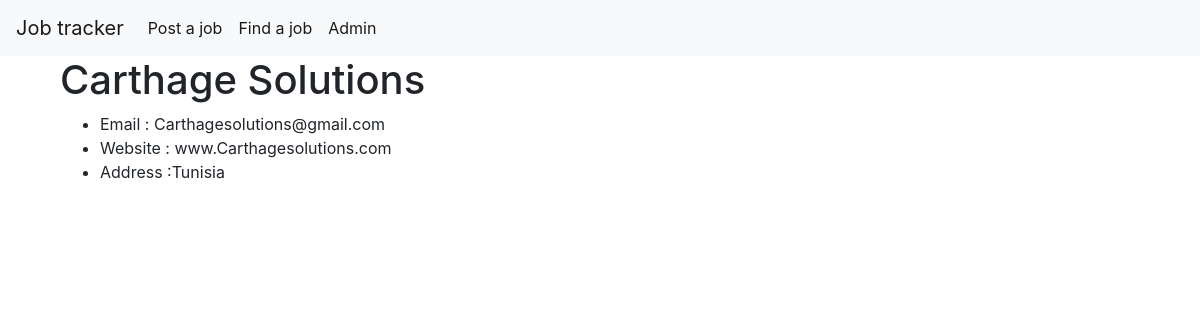
Page /mainapp/company/1/ on the committed database.
### mainapp/models.py (models this page shows, shortened)
class Company(models.Model):
    name = models.CharField(max_length=200)
    address = models.CharField(max_length=200,default="")
    email = models.CharField(max_length=200,default="")
    website = models.CharField(max_length=200,default="")

### mainapp/views.py (the view)
# urls.py: path('company/<int:company_id>/', views.companydetail, name='companydetail'),
def companydetail(request, company_id):
    company = get_object_or_404(Company, pk=company_id)
    return render(request, 'mainapp/companydetail.html', {'company': company})

### mainapp/templates/mainapp/companydetail.html (shortened to what this page needs)
{% extends 'base_layout.html' %}
{% block content %}
<aside class="col-sm-8">
    <h1>{{ company.name }}</h1>
    <ul>
        <li>Email : {{ company.email }}</li>
        <li>Website : {{ company.website }}</li>
        <li>Address :{{ company.address }}</li>
    </ul>
</aside>
{% endblock  %}

### rows in the picture
Company: name "Carthage Solutions", email "Carthagesolutions@gmail.com", website "www.Carthagesolutions.com", address "Tunisia"
